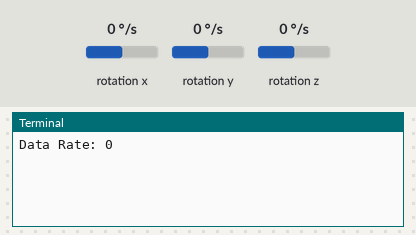
A program run on a simulated Raspberry Pi (BCM pin numbers). Shown: the last lines printed to the terminal. The inputs (shaded band) are chosen by the test bench; at power-on: rotation x 0 °/s, rotation y 0 °/s, rotation z 0 °/s.

Above: at 1.2 s.
1.3 s: rotation x set to -192 °/s
At 4.1 s:
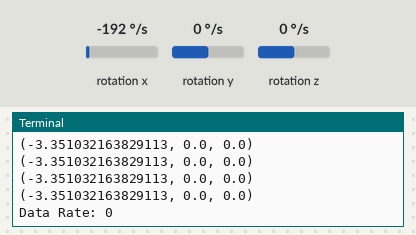
4.3 s: rotation y set to -192 °/s
5.8 s: rotation z set to -192 °/s
At 8.4 s:
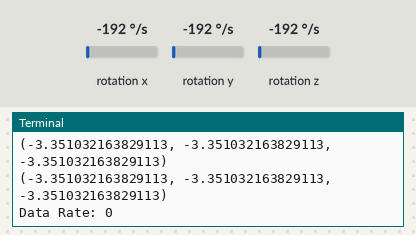

Measured:
- after the input at 1.3 s, the terminal: prints a new line after 0.70 s (image 1)
- after the input at 5.8 s, the terminal: prints a new line at once (image 2)

The program:

icm20x_icm20948_gyro_data_rate_test.py
```python
import time
import board
from adafruit_icm20x import ICM20948

cycles = 200
i2c = board.I2C()  # uses board.SCL and board.SDA
# i2c = board.STEMMA_I2C()  # For using the built-in STEMMA QT connector on a microcontroller
icm = ICM20948(i2c)

# Cycle between two data rates
# Best viewed in the Mu serial plotter where you can see how
# the data rate affects the resolution of the data
while True:
    icm.gyro_data_rate_divisor = 0  # minimum
    print("Data Rate:", icm.gyro_data_rate)
    time.sleep(2)
    for i in range(cycles):
        print(icm.gyro)

    icm.gyro_data_rate_divisor = 255  # maximum
    print("Data Rate:", icm.gyro_data_rate)
    time.sleep(0.5)
    for i in range(cycles):
        print(icm.gyro)
```
